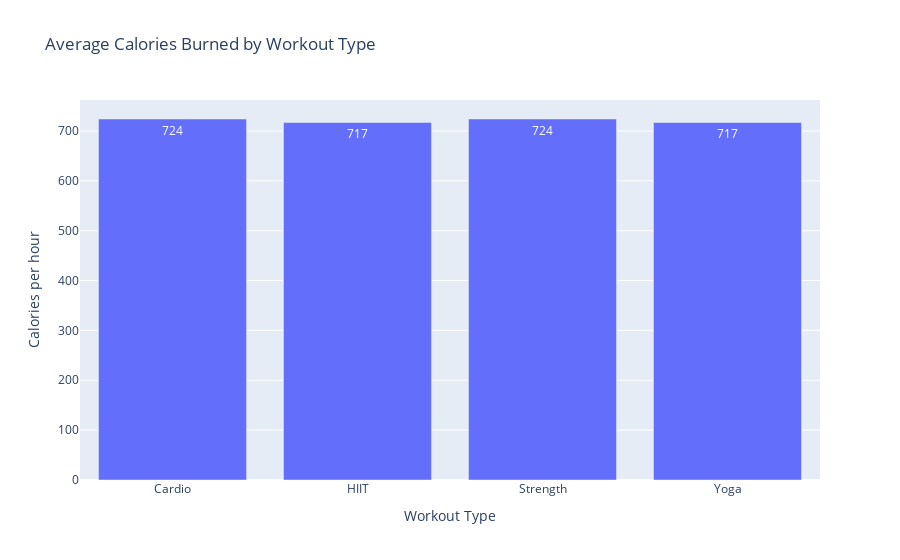

Write notebook code for a chart like this one.
### Markdown cell above
# Calories burned vs workout type
This graph shows the calories burned per workout type. The average calories are mostly even. HIIT will burn the most which makes sense. It was important to turn Calories burned to calories burned per house (which I marked as intensity). This is becaues cardio normally has shorter session times. I am suprised by how many calories an house of yoga will burn considering there is not as much movement.

### Code cell
df['intensity'] = df["Calories_Burned"]/df["Session_Duration (hours)"]

workout_avg = df.groupby("Workout_Type")["intensity"].mean().round().reset_index()

fig = px.bar(
    workout_avg,
    x="Workout_Type",
    y="intensity",
    title="Average Calories Burned by Workout Type",
    labels={"Workout_Type": "Workout Type", "intensity": "Calories per hour"},
    text="intensity", 
)

fig.show()

### Figure 1 — Plotly figure (JSON) as saved in the notebook; plotly's stock layout.template omitted (floating-point values rounded to 4 significant figures)
{"data": [{"alignmentgroup": "True", "hovertemplate": "Workout Type=%{x}<br>Calories per hour=%{text}<extra></extra>", "legendgroup": "", "marker": {"color": "#636efa", "pattern": {"shape": ""}}, "name": "", "offsetgroup": "", "orientation": "v", "showlegend": false, "text": [724, 717, 724, 717], "textposition": "auto", "type": "bar", "x": ["Cardio", "HIIT", "Strength", "Yoga"], "xaxis": "x", "y": [724, 717, 724, 717], "yaxis": "y"}], "layout": {"barmode": "relative", "legend": {"tracegroupgap": 0}, "title": {"text": "Average Calories Burned by Workout Type"}, "xaxis": {"anchor": "y", "domain": [0, 1], "title": {"text": "Workout Type"}}, "yaxis": {"anchor": "x", "domain": [0, 1], "title": {"text": "Calories per hour"}}}}
